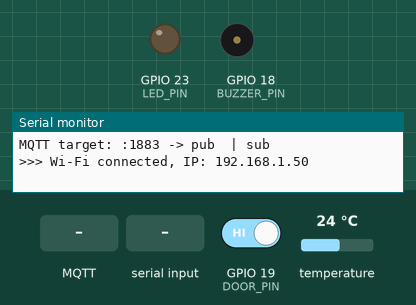
Simulated run of this sketch. Board: ESP32. Shown: output pins drawn as LEDs (lit = HIGH), buzzer (waves = sounding, pin HIGH), the last lines printed to the serial monitor. Dashed ring = blinking. Inputs (shaded band) come from the test bench; at power-on: temperature 24 °C, GPIO 19 (DOOR_PIN) HIGH. WiFi joins after 1.5 s; servers stay silent unless stated; the local clock reads 2024-03-15 10:24:30 at power-on unless the sketch sets it; no MQTT or app messages arrive unless stated; not simulated (calls return 0 or success): secrets.h; names the files do not define were given values by the test bench: MQTT_PORT = 1883.

Above: at 2.0 s.
2.1 s: MQTT message "breach" arrives on the first subscribed topic
At 5.1 s:
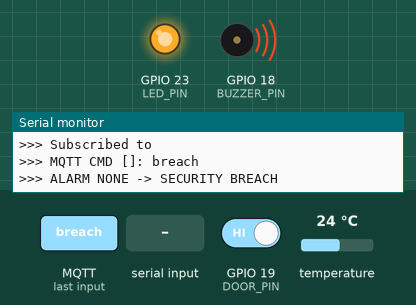
6.6 s: temperature set to 33 °C
10.3 s: GPIO 19 (DOOR_PIN) driven LOW
13.8 s: "breach\n" received over Serial
17.3 s: MQTT message "clear" arrives on the first subscribed topic
At 18.1 s:
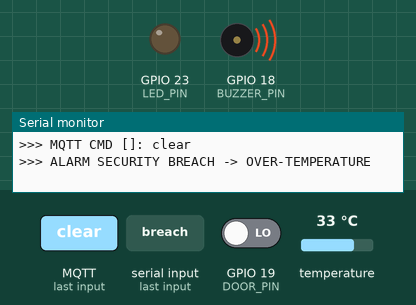
20.8 s: temperature set to 27.8 °C
24.3 s: temperature set to 26.9 °C
At 25.3 s:
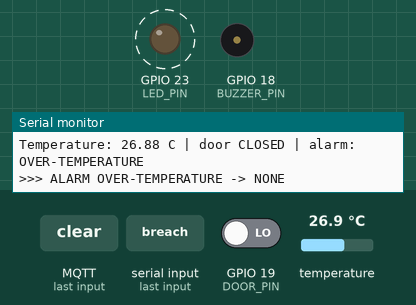
Timing chart, 0 to 28.4 s (numbered marks = the images above; inputs shaded):
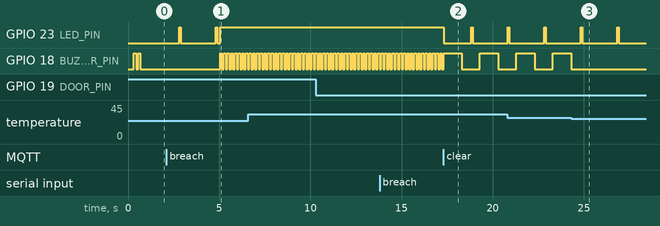

The sketch:

node1_fridge.ino
```cpp
/*
 * Node 1 — Fridge monitor (ESP32-DevKitC) · STAGE 8 (Wi-Fi + MQTT + Remote CMD)
 * Secure Cold-Chain Vaccine-Fridge Monitor · IIB20804
 *
 *   GPIO23  red security LED      (Stage 1)
 *   GPIO4   DS18B20 temperature   (Stage 2)
 *   GPIO19  reed switch, door     (Stage 3)
 *   GPIO18  active buzzer (bare)  (Stage 4)
 *
 * Stage 8: subscribes to campus/sensor01/cmd ("breach" / "clear" or JSON)
 * to drive the same breach alarm flag remotely, while local alarms still work offline.
 */
#include <WiFi.h>
#include <PubSubClient.h>
#include <ArduinoJson.h>
#include <OneWire.h>
#include <DallasTemperature.h>
#include <time.h>
#include <math.h>
#include "secrets.h"

#define LED_PIN     23
#define TEMP_PIN     4
#define DOOR_PIN    19
#define BUZZER_PIN  18

#define DOOR_CLOSED_LEVEL LOW
#define BUZZER_ON_LEVEL   HIGH

// 1 = short bench timings so alarms can be tested in seconds
// 0 = real SR-13 values (over 8 °C for 10 min, door open 5 min)
#define BENCH_TIMING 1
#if BENCH_TIMING
const float         TEMP_HIGH_C   = 28.0;
const unsigned long TEMP_ALARM_MS = 10UL * 1000;
const unsigned long DOOR_ALARM_MS = 15UL * 1000;
#else
const float         TEMP_HIGH_C   = 8.0;
const unsigned long TEMP_ALARM_MS = 10UL * 60 * 1000;
const unsigned long DOOR_ALARM_MS =  5UL * 60 * 1000;
#endif
const float TEMP_CLEAR_MARGIN = 0.5;

const unsigned long TEMP_PERIOD_MS     = 2000;
const unsigned long CONVERSION_MS      = 800;
const unsigned long DEBOUNCE_MS        = 50;
const unsigned long PUBLISH_MS         = 5000;
const unsigned long MQTT_RETRY_MS      = 5000;
const unsigned long WIFI_RETRY_MS      = 15000;

const uint16_t PAT_DOOR[]   = {150, 150, 150, 1550};   // double chirp every 2 s
const uint16_t PAT_TEMP[]   = {1000, 1000};            // slow: 1 s on, 1 s off
const uint16_t PAT_BREACH[] = {100, 100};              // fast and continuous

enum Alarm { NONE, DOOR, TEMP, BREACH };
const char* ALARM_NAME[] = {"NONE", "DOOR OPEN TOO LONG", "OVER-TEMPERATURE", "SECURITY BREACH"};
const char* ALARM_JSON[] = {"NONE", "DOOR", "TEMP", "BREACH"};

OneWire oneWire(TEMP_PIN);
DallasTemperature probe(&oneWire);
WiFiClient wifiClient;
PubSubClient mqtt(wifiClient);

// door
bool doorOpen = false;
int  lastRaw = -1;
unsigned long rawChangedAt = 0, doorOpenedAt = 0;

// temperature
unsigned long tempRequestedAt = 0, overSince = 0;
bool tempPending = false, overTemp = false;
float lastTempC = DEVICE_DISCONNECTED_C;

// alarms
bool breach = false;
Alarm current = NONE;
const uint16_t* pat = nullptr;
uint8_t patLen = 0, patStep = 0;
unsigned long stepStartedAt = 0;
String cmd;

// network / telemetry
unsigned long lastPublishAt = 0, lastMqttTryAt = 0, lastWifiTryAt = 0;
uint32_t seq = 0;
bool wifiWasConnected = false;

void buzzer(bool on) {
  digitalWrite(BUZZER_PIN, on ? BUZZER_ON_LEVEL : !BUZZER_ON_LEVEL);
}

void publishTelemetry(unsigned long now) {
  if (!mqtt.connected()) return;

  JsonDocument doc;
  doc["device"] = DEVICE_ID;
  time_t ts = time(nullptr);
  doc["ts"]  = (long)ts;
  doc["seq"] = ++seq;
  if (lastTempC != DEVICE_DISCONNECTED_C) {
    doc["temp"] = roundf(lastTempC * 100.0f) / 100.0f;
  }
  doc["door"]        = doorOpen ? "open" : "closed";
  doc["door_open_s"] = doorOpen ? (unsigned long)((now - doorOpenedAt) / 1000) : 0UL;
  doc["alarm"]       = ALARM_JSON[current];

  char buf[256];
  size_t len = serializeJson(doc, buf, sizeof(buf));
  mqtt.publish(TOPIC_TELEMETRY, buf, len);
  lastPublishAt = now;
}

void onMqttCmd(char* topic, byte* payload, unsigned int length) {
  String msg;
  msg.reserve(length + 1);
  for (unsigned int i = 0; i < length; i++) msg += (char)payload[i];
  msg.trim();
  String lower = msg;
  lower.toLowerCase();

  Serial.printf(">>> MQTT CMD [%s]: %s\n", topic, msg.c_str());

  if (lower == "breach") {
    breach = true;
  } else if (lower == "clear") {
    breach = false;
  } else if (msg.startsWith("{")) {
    JsonDocument doc;
    if (!deserializeJson(doc, msg)) {
      const char* c = doc["cmd"] | "";
      String cmdStr = String(c);
      cmdStr.toLowerCase();
      if (cmdStr == "breach" || doc["breach"] == true) breach = true;
      else if (cmdStr == "clear" || (doc["breach"].is<bool>() && doc["breach"] == false)) breach = false;
    }
  }
}

void setAlarm(Alarm a, unsigned long now) {
  if (a == current) return;
  Serial.printf(">>> ALARM %s -> %s\n", ALARM_NAME[current], ALARM_NAME[a]);
  current = a;
  switch (a) {
    case DOOR:   pat = PAT_DOOR;   patLen = 4; break;
    case TEMP:   pat = PAT_TEMP;   patLen = 2; break;
    case BREACH: pat = PAT_BREACH; patLen = 2; break;
    default:     pat = nullptr;    patLen = 0; break;
  }
  patStep = 0;
  stepStartedAt = now;
  buzzer(pat != nullptr);
  publishTelemetry(now);   // immediate event message
}

void runBuzzer(unsigned long now) {
  if (!pat || now - stepStartedAt < pat[patStep]) return;
  patStep = (patStep + 1) % patLen;
  stepStartedAt = now;
  buzzer(patStep % 2 == 0);
}

void maintainNetwork(unsigned long now) {
  wl_status_t st = WiFi.status();
  if (st == WL_CONNECTED) {
    if (!wifiWasConnected) {
      wifiWasConnected = true;
      Serial.printf(">>> Wi-Fi connected, IP: %s\n", WiFi.localIP().toString().c_str());
      configTime(0, 0, "pool.ntp.org", "time.nist.gov");
    }
  } else {
    wifiWasConnected = false;
    if (now - lastWifiTryAt >= WIFI_RETRY_MS) {
      lastWifiTryAt = now;
      Serial.println(">>> Wi-Fi reconnecting...");
      WiFi.disconnect();
      WiFi.begin(WIFI_SSID, WIFI_PASS);
    }
    return;
  }

  if (mqtt.connected()) {
    mqtt.loop();
    return;
  }

  if (now - lastMqttTryAt >= MQTT_RETRY_MS) {
    lastMqttTryAt = now;
    const char* lwt = "{\"device\":\"" DEVICE_ID "\",\"status\":\"offline\"}";
    Serial.printf(">>> Connecting MQTT %s:%d as %s... ", MQTT_HOST, MQTT_PORT, DEVICE_ID);
    if (mqtt.connect(DEVICE_ID, TOPIC_TELEMETRY, 1, false, lwt)) {
      Serial.println("OK");
      mqtt.subscribe(TOPIC_CMD);
      Serial.printf(">>> Subscribed to %s\n", TOPIC_CMD);
      publishTelemetry(now);
    } else {
      Serial.printf("failed (rc=%d)\n", mqtt.state());
    }
  }
}

void readSerialCommand() {
  while (Serial.available()) {
    char ch = Serial.read();
    if (ch == '\n' || ch == '\r') {
      cmd.trim();
      cmd.toLowerCase();
      if (cmd == "breach")     { breach = true;  Serial.println("Command: breach (test)"); }
      else if (cmd == "clear") { breach = false; Serial.println("Command: clear"); }
      else if (cmd.length())   Serial.println("Commands: breach | clear");
      cmd = "";
    } else {
      cmd += ch;
    }
  }
}

void setup() {
  pinMode(BUZZER_PIN, OUTPUT);
  buzzer(false);
  Serial.begin(115200);
  delay(300);
  pinMode(LED_PIN, OUTPUT);
  pinMode(DOOR_PIN, INPUT_PULLUP);
  probe.begin();
  probe.setWaitForConversion(false);
  doorOpen = (digitalRead(DOOR_PIN) != DOOR_CLOSED_LEVEL);
  doorOpenedAt = millis();

  WiFi.mode(WIFI_STA);
  WiFi.begin(WIFI_SSID, WIFI_PASS);
  lastWifiTryAt = millis();

  mqtt.setServer(MQTT_HOST, MQTT_PORT);
  mqtt.setCallback(onMqttCmd);
  mqtt.setKeepAlive(15);   // 15 s keepalive -> LWT triggers within ~23 s

  Serial.printf("Node 1 - Stage 8: temp GPIO%d (%d found), door GPIO%d, buzzer GPIO%d\n",
                TEMP_PIN, probe.getDeviceCount(), DOOR_PIN, BUZZER_PIN);
  Serial.printf("MQTT target: %s:%d -> pub %s | sub %s\n",
                MQTT_HOST, MQTT_PORT, TOPIC_TELEMETRY, TOPIC_CMD);
  for (int i = 0; i < 2; i++) { buzzer(true); delay(120); buzzer(false); delay(120); }
}

void loop() {
  unsigned long now = millis();
  readSerialCommand();
  maintainNetwork(now);

  // Door
  int raw = digitalRead(DOOR_PIN);
  if (raw != lastRaw) { lastRaw = raw; rawChangedAt = now; }
  bool openNow = (raw != DOOR_CLOSED_LEVEL);
  if (openNow != doorOpen && now - rawChangedAt >= DEBOUNCE_MS) {
    doorOpen = openNow;
    if (doorOpen) {
      doorOpenedAt = now;
      Serial.println(">>> DOOR OPENED");
    } else {
      Serial.printf(">>> DOOR CLOSED (was open %.1f s)\n", (now - doorOpenedAt) / 1000.0);
    }
    publishTelemetry(now);   // immediate event message
  }

  // Temperature
  if (!tempPending && now - tempRequestedAt >= TEMP_PERIOD_MS) {
    probe.requestTemperatures();
    tempRequestedAt = now;
    tempPending = true;
  }
  if (tempPending && now - tempRequestedAt >= CONVERSION_MS) {
    tempPending = false;
    float c = probe.getTempCByIndex(0);
    lastTempC = c;
    if (c != DEVICE_DISCONNECTED_C) {
      if (c > TEMP_HIGH_C && !overTemp) { overTemp = true; overSince = now; }
      else if (c < TEMP_HIGH_C - TEMP_CLEAR_MARGIN) overTemp = false;
    }
    if (!breach) digitalWrite(LED_PIN, HIGH);
    if (c == DEVICE_DISCONNECTED_C) Serial.print("Probe not found");
    else Serial.printf("Temperature: %.2f C", c);
    if (overTemp) Serial.printf(" (over %.1f C for %lu s)", TEMP_HIGH_C, (now - overSince) / 1000);
    if (doorOpen) Serial.printf(" | door OPEN for %lu s", (now - doorOpenedAt) / 1000);
    else Serial.print(" | door CLOSED");
    Serial.printf(" | alarm: %s\n", ALARM_NAME[current]);
  }

  // Alarms (independent of Wi-Fi/MQTT)
  bool tempAlarm = overTemp && now - overSince >= TEMP_ALARM_MS;
  bool doorAlarm = doorOpen && now - doorOpenedAt >= DOOR_ALARM_MS;
  setAlarm(breach ? BREACH : tempAlarm ? TEMP : doorAlarm ? DOOR : NONE, now);
  runBuzzer(now);

  // Periodic 5 s telemetry
  if (now - lastPublishAt >= PUBLISH_MS) {
    publishTelemetry(now);
  }

  // LED heartbeat / breach
  if (breach) digitalWrite(LED_PIN, HIGH);
  else if (now - tempRequestedAt >= CONVERSION_MS + 100) digitalWrite(LED_PIN, LOW);
}
```

Measured:
- the behaviour switches between 27.5 and 27.4 °C on temperature (found by bisection; images 2 and 3)
- after the input at 2.1 s, GPIO 18 (BUZZER_PIN): alternates HIGH for 0.10 s and LOW for 0.10 s, starting after 3.0 s
- after the input at 17.3 s, GPIO 23 (LED_PIN): HIGH → LOW at once, → HIGH 1.5 s later, → LOW 0.09 s later; GPIO 18 (BUZZER_PIN): HIGH → LOW after 1.0 s, → HIGH 1.0 s later, → LOW 1.0 s later
- after the input at 24.3 s, GPIO 18 (BUZZER_PIN): goes on until 24.3 s, then stays LOW
